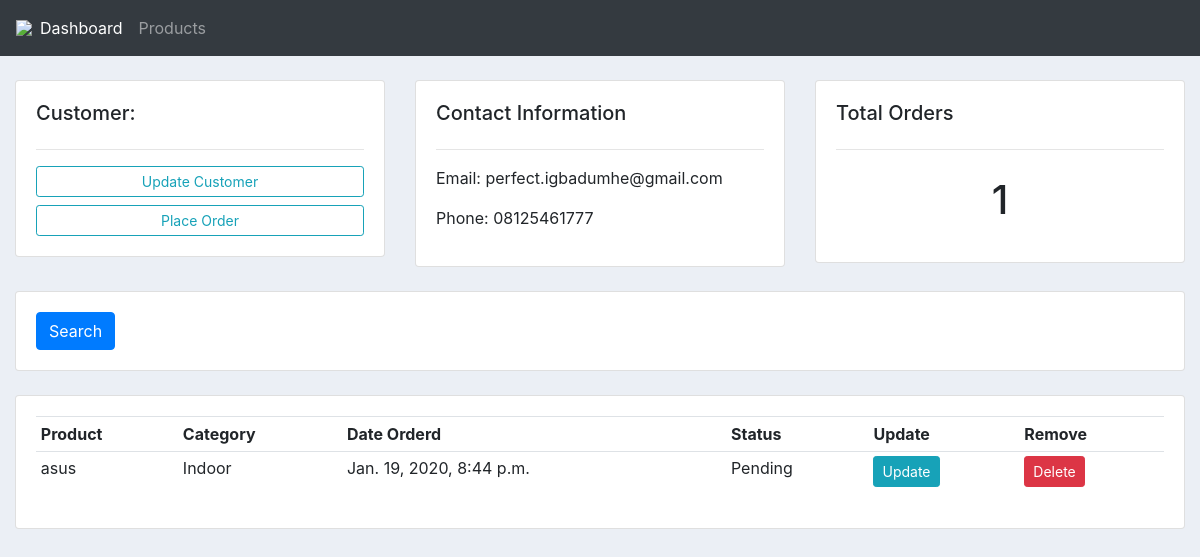
The app's page /customer/1/ with its own data.
### accounts/models.py (models this page shows, shortened)
class Customer(models.Model):
	name = models.CharField(max_length=200, null=True)
	phone = models.CharField(max_length=200, null=True)
	email = models.EmailField(null=True)
	date_created = models.DateTimeField(auto_now_add=True, null=True)

class Order(models.Model):
	STATUS = (
			('Pending', 'Pending'),
			('Out for delivery', 'Out for delivery'),
			('Delivered', 'Delivered'),
			)
	customer = models.ForeignKey(Customer, null=True, on_delete= models.SET_NULL)
	product = models.ForeignKey(Product, null=True, on_delete= models.SET_NULL)
	date_created = models.DateTimeField(auto_now_add=True, null=True)
	status = models.CharField(max_length=200, null=True, choices=STATUS)

class Product(models.Model):
	CATEGORY = (
			('Indoor', 'Indoor'),
			('Out Door', 'Out Door'),
			)
	name = models.CharField(max_length=200, null=True)
	price = models.FloatField(null=True)
	category = models.CharField(max_length=200, null=True, choices=CATEGORY)
	description = models.CharField(max_length=200, null=True, blank=True)
	date_created = models.DateTimeField(auto_now_add=True, null=True)
	tags = models.ManyToManyField(Tag)
	def __str__(self):
		return self.name

### accounts/views.py (the view)
# urls.py: path('customer/<str:pk_test>/', views.customer, name="customer"),
def customer(request, pk_test):
	customer = Customer.objects.get(id=pk_test)
	orders = customer.order_set.all()
	order_count = orders.count()
	context = {'customer':customer, 'orders':orders, 'order_count':order_count}
	return render(request, 'accounts/customer.html',context)

### accounts/templates/accounts/customer.html
{%  extends 'base.html' %}
{% block content %}
	<br>
<div class="row">
	<div class="col-md">
		<div class="card card-body">
			<h5>Customer:</h5>
			<hr>
			<a class="btn btn-outline-info  btn-sm btn-block" href="">Update Customer</a>
			<a class="btn btn-outline-info  btn-sm btn-block" href="{% url 'create_order' customer.id %}">Place Order</a>
		</div>
	</div>
	<div class="col-md">
		<div class="card card-body">
			<h5>Contact Information</h5>
			<hr>
			<p>Email: {{customer.email}}</p>
			<p>Phone: {{customer.phone}}</p>
		</div>
	</div>
	<div class="col-md">
		<div class="card card-body">
			<h5>Total Orders</h5>
			<hr>
			<h1 style="text-align: center;padding: 10px">{{order_count}}</h1>
		</div>
	</div>
</div>
<br>
<div class="row">
	<div class="col">
		<div class="card card-body">
			<form method="get">
		    <button class="btn btn-primary" type="submit">Search</button>
		  </form>
		</div>
	</div>
</div>
<br>
<div class="row">
	<div class="col-md">
		<div class="card card-body">
			<table class="table table-sm">
				<tr>
					<th>Product</th>
					<th>Category</th>
					<th>Date Orderd</th>
					<th>Status</th>
					<th>Update</th>
					<th>Remove</th>
				</tr>
				{% for order in orders %}
				<tr>
					<td>{{order.product}}</td>
					<td>{{order.product.category}}</td>
					<td>{{order.date_created}}</td>
					<td>{{order.status}}</td>
					<td><a class="btn btn-sm btn-info" href="{% url 'update_order' order.id %}">Update</a></td>
					<td><a class="btn btn-sm btn-danger" href="{% url 'delete_order' order.id %}">Delete</a></td>
				</tr>
				{% endfor %}
			</table>
		</div>
	</div>
</div>
{% endblock %}

### static/css/main.css (style rules this page uses)
body { background-color: #ebeff5; }

### records on screen
Customer: email "perfect.igbadumhe@gmail.com", phone "08125461777"
Order: product "asus", product.category "Indoor", date_created "Jan. 19, 2020, 8:44 p.m.", status "Pending"

### other values on screen
{{ order_count }} "1"
